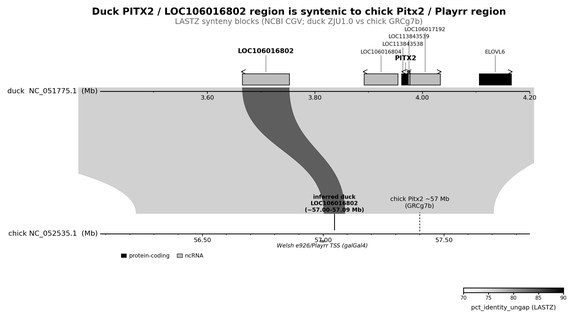
#> input picture figures/fig02_supp/panel_E_playrr_synteny.png, 574 x 318 px, shrunk from 2343 x 1299 before the run
$ python generate.py
#> lines starting #> are read from the running program, lines starting #| are printed output that depends on the picture
### figures/_shared/composite.py
"""Figure compositor — PDF-only, vector-preserving, globally consistent zoom.

Design rules (per 2026-04-16 session):
  1. Output is a single PDF per figure. No PNG composite. No per-panel PDF
     sidecars. SVG sources remain the only vector panel form on disk.
  2. Panels are never upscaled beyond their native size when the global
     scale factor would be >1 — instead we keep S=1 and let the page be as
     wide as the widest row at native size. If a caller forces a smaller
     target width, every panel scales down by the SAME factor so effective
     zoom is consistent across the whole figure.
  3. Missing panels are a hard error. No silent skipping.
  4. Labels are vector text drawn via matplotlib overlay merged with pypdf.
     A None entry in the labels grid means "this tile already has internal
     letters baked in" (sub-composite PNGs like panel_libqc) — compositor
     skips it.

The entry point is ``save_composite``. ``compose_pdf`` and
``_panel_to_pdf`` are the internals.
"""
from __future__ import annotations

import os
import tempfile
from typing import Optional

import matplotlib
matplotlib.use("Agg")
import matplotlib.pyplot as plt
from PIL import Image

from .layout import COMPOSITE_GAP_PT, panel_letter_font

try:
    import cairosvg  # type: ignore
except ImportError:  # pragma: no cover
    cairosvg = None

try:
    from pypdf import PdfReader, PdfWriter, Transformation  # type: ignore
except ImportError:  # pragma: no cover
    PdfReader = PdfWriter = Transformation = None  # type: ignore


# ── Pre-compose utility: stack multiple PNGs vertically into one ────────
# [20 lines left out: function stack_vertical, not called in this run]


# ── Panel → single-page PDF (vector for SVG, embedded raster for PNG) ────
def _panel_to_pdf(path: str, tmpdir: str) -> str:
    base = os.path.splitext(os.path.basename(path))[0]
    pdf_path = os.path.join(tmpdir, f"{base}.pdf")
    if path.lower().endswith(".svg"):
        if cairosvg is None:
            raise RuntimeError(f"cairosvg required to embed {path}")
        cairosvg.svg2pdf(url=path, write_to=pdf_path)
    elif path.lower().endswith(".pdf"):
        return path  # already a PDF; use directly
    else:
        img = Image.open(path)
        if img.mode == "RGBA":
            bg = Image.new("RGB", img.size, "white")
            bg.paste(img, mask=img.split()[3])
            img = bg
        else:
            img = img.convert("RGB")
        # Save at 300 DPI — native page size = pixels/300 inches
        img.save(pdf_path, "PDF", resolution=300.0)
    return pdf_path


# ── Vector label overlay (matplotlib → PDF) ──────────────────────────────
# [32 lines left out: function _draw_label_overlay, not called in this run]


# ── Core PDF composer ────────────────────────────────────────────────────
def compose_pdf(
    rows: list[list[str]],
    labels: Optional[list[list[Optional[str]]]],
    out_pdf: str,
    target_w_pt: Optional[float] = None,
    gap_pt: float = 12.0,
    label_size_pt: float = 10.0,
    label_pad_pt: float = 6.0,
    row_valign: Optional[list[str]] = None,
    label_gutter_pt: float = 0.0,
) -> None:
    """Compose a vector-preserving PDF figure.

    Args:
        rows: list of rows, each row a list of panel file paths. Rows may
            have different column counts.
        labels: list parallel to `rows`; each sublist parallel to the row.
            Entry is the outer letter to draw (e.g. "A") or None to skip
            (tile has internal letters baked in).
        out_pdf: destination .pdf path.
        target_w_pt: page width in PDF points. If None (default), page is
            sized to the widest row's native width (S=1 everywhere — no
            upscaling). If set, every panel scales by the SAME factor
            target_w_pt/widest_row_native_w so effective zoom is consistent
            across the whole figure.
        gap_pt: spacing between panels (horizontal) and rows (vertical).
        label_size_pt: font size for outer letter labels.
        label_pad_pt: label offset from top-left of the panel cell.
        row_valign: per-row vertical alignment for shorter panels within
            the row height.  Each entry is "center" (default — shorter
            panels sit vertically centered with equal whitespace above and
            below the content) or "top" (shorter panels flush with the
            letter label, whitespace falls at the bottom).  Length must
            match `rows` when provided; None means "center everywhere".
        label_gutter_pt: extra blank height reserved ABOVE every row that
            carries an outer letter, so the letter sits clear of panels
            whose PNG has no top-left margin (2026-09-07:
            figS16/figS17 letters overlapped the y-axis labels).
    """
    if PdfReader is None:
        raise RuntimeError(
            "pypdf is required for the PDF compositor. "
            "Activate the duckfig conda env or `pip install pypdf`.")

    # Hard-fail on missing panels — no silent skipping.
    missing = [p for row in rows for p in row if not os.path.exists(p)]
    if missing:
        joined = "\n  ".join(missing)
        raise FileNotFoundError(
            f"compose_pdf: {len(missing)} panel file(s) not found. "
            f"Cannot build {out_pdf}:\n  {joined}")

    with tempfile.TemporaryDirectory() as tmpdir:
        # Convert each panel to PDF; read native (width, height) in points.
        per_panel: list[list[tuple[str, float, float]]] = []
        for row in rows:
            row_entries: list[tuple[str, float, float]] = []
            for path in row:
                panel_pdf = _panel_to_pdf(path, tmpdir)
                reader = PdfReader(panel_pdf)
                page = reader.pages[0]
                w = float(page.mediabox.width)
                h = float(page.mediabox.height)
                row_entries.append((panel_pdf, w, h))
            per_panel.append(row_entries)

        # Widest row's native width drives the global scale factor.
        row_native_widths: list[float] = []
        for row in per_panel:
            if not row:
                row_native_widths.append(0.0)
                continue
            n = len(row)
            w = sum(panel_w for _, panel_w, _ in row) + gap_pt * (n - 1)
            row_native_widths.append(w)
        max_row_w = max(row_native_widths) if row_native_widths else 1.0
        if target_w_pt is None:
            target_w_pt = max_row_w
        S = target_w_pt / max_row_w if max_row_w > 0 else 1.0

        # Scaled row heights (vertical extent in output page), plus the
        # label gutter on rows that carry an outer letter.
        row_gutter_pt: list[float] = [
            label_gutter_pt if (labels is not None and i < len(labels)
                                and any(labels[i])) else 0.0
            for i in range(len(per_panel))]
        row_heights_pt: list[float] = []
        for row, gutter in zip(per_panel, row_gutter_pt):
            if not row:
                row_heights_pt.append(0.0)
                continue
            row_heights_pt.append(max(h for _, _, h in row) * S + gutter)

        n_nonempty = sum(1 for h in row_heights_pt if h > 0)
        total_h_pt = sum(row_heights_pt) + gap_pt * max(0, n_nonempty - 1)

        writer = PdfWriter()
        master_page = writer.add_blank_page(
            width=target_w_pt, height=total_h_pt)

        # Place panels (pypdf origin is bottom-left).
        label_positions: list[tuple[float, float, str]] = []
        y_top = total_h_pt
        for row_idx, (row, row_h) in enumerate(zip(per_panel, row_heights_pt)):
            if not row:
                continue
            y_top -= row_h  # y_top now = bottom of this row
            # Center-align the row within the page. Rows whose panels do
            # not sum to the page width (e.g. two half-width panels next
            # to a W_FULL panel on another row) were previously pinned
            # flush-left, producing asymmetric right-side whitespace.
            row_native_w = row_native_widths[row_idx]
            x_left = (target_w_pt - row_native_w * S) / 2
            # Per-row vertical alignment (center by default).  "top" pins
            # the content top-edge to the row top (directly under the
            # letter label); "center" leaves equal whitespace above and
            # below.  Labels always draw at the row top regardless of
            # content alignment — they anchor the panel cell, not the
            # content itself.
            valign = "center"
            if row_valign is not None and row_idx < len(row_valign):
                valign = row_valign[row_idx]

            for col_idx, (panel_pdf, w, h) in enumerate(row):
                reader = PdfReader(panel_pdf)
                panel_page = reader.pages[0]
                scaled_w = w * S
                scaled_h = h * S
                content_h = row_h - row_gutter_pt[row_idx]
                if valign == "top":
                    y_offset = y_top + (content_h - scaled_h)
                else:  # "center"
                    y_offset = y_top + (content_h - scaled_h) / 2
                transform = (Transformation()
                             .scale(S, S)
                             .translate(x_left, y_offset))
                master_page.merge_transformed_page(panel_page, transform)

                # Collect label for overlay
                lbl: Optional[str] = None
                if labels is not None and row_idx < len(labels):
                    row_labels = labels[row_idx]
                    if col_idx < len(row_labels):
                        lbl = row_labels[col_idx]
                if lbl:
                    label_y_pt = y_top + row_h - label_pad_pt
                    label_positions.append(
                        (x_left + label_pad_pt, label_y_pt, lbl))

                # Gaps scale with S, matching the row-width/centring maths
                # above (row_native_w includes native gaps). No-op at S == 1.
                x_left += scaled_w + gap_pt * S
            y_top -= gap_pt

        # Overlay vector labels
        if label_positions:
            overlay_path = os.path.join(tmpdir, "_labels.pdf")
            _draw_label_overlay(
                label_positions, target_w_pt, total_h_pt,
                overlay_path, label_size_pt)
            overlay_reader = PdfReader(overlay_path)
            master_page.merge_page(overlay_reader.pages[0])

        with open(out_pdf, "wb") as f:
            writer.write(f)

    # Summary line
    dims = f"{target_w_pt:.0f}x{total_h_pt:.0f} pt ({target_w_pt/72:.2f}x{total_h_pt/72:.2f} in)"
    n_panels = sum(len(row) for row in rows)
    n_labels = len(label_positions)
    print(f"  Saved: {out_pdf} [{dims}, {n_panels} panels, {n_labels} labels, scale={S:.3f}]")


# ── Public entry point ───────────────────────────────────────────────────
def save_composite(
    rows: list[list[str]],
    out_pdf: str,
    labels: Optional[list[list[Optional[str]]]] = None,
    target_w_pt: Optional[float] = None,
    gap_pt: float = 12.0,
    label_size_pt: float = 10.0,
    label_pad_pt: float = 6.0,
    row_valign: Optional[list[str]] = None,
    label_gutter_pt: float = 0.0,
) -> None:
    """Assemble rows of panel paths (PNG/SVG/PDF) into a composite PDF.

    This is the single entry point used by every fig*/generate.py. PNG
    composites are not produced — the PDF is the publication artifact and
    the reviewable deliverable.

    Missing panel files raise FileNotFoundError — no silent skipping.

    Set `target_w_pt=None` (default) for "native-size" output: the page is
    as wide as the widest row's native width, every panel at its native
    scale (S=1). Pass an explicit value (e.g. 540 for a 7.5-inch page) to
    force a specific page width; every panel scales by the SAME factor.

    `row_valign` per-row list of "center" (default) or "top".  Use "top"
    only when a short panel genuinely benefits from anchoring under its
    letter label (e.g. a companion schematic next to a wide data plot).
    Most rows look more balanced with "center".
    """
    compose_pdf(
        rows=rows,
        labels=labels,
        out_pdf=out_pdf,
        target_w_pt=target_w_pt,
        gap_pt=gap_pt,
        label_size_pt=label_size_pt,
        label_pad_pt=label_pad_pt,
        row_valign=row_valign,
        label_gutter_pt=label_gutter_pt,
    )

### figures/fig02_supp/generate.py
#!/usr/bin/env python3
"""FigS02 compositor: extended laterality and developmental trajectory (PDF only).

Layout — 2x2 grid, letters A→B→C→D→E→F in reading order (left-to-right,
top-to-bottom):
  Row 1: panel_AB_sampling_balance.png (A+B internal) | panel_C_laterality_extended.png
  Row 2: panel_D_dotplot_extended.png                 | [panel_E_playrr_synteny.png
                                                         over panel_F_trough_composition.png]

Panel F (2026-10-14; HH17/16 left/right cell composition, plot-only
generate_trough_composition.py) fills the slot that sat empty below E.  E and F
are stacked into one tile (a temporary PDF built by the same compositor, so F's
letter is the same vector house face); the tile is exactly E's width and no
taller than D, so the page size and the placement of A-E are unchanged
(asserted below).

Panel E supports the PLAYRR* column introduced in panel D — duck<->chick
LASTZ synteny placing duck LOC106016802 at the chick e926 / Playrr TSS
position (Welsh et al. 2015).  See generate_playrr_synteny.py.

2026-08-24 recompose: the per-genotype 4-metric L/R-inference evidence
matrix (old panel D, `panel_D_lr_inference.png`) was dropped from the
figure — that content is now supplementary Table S4.  Its producer
(`generate_lr_inference.py`) and PNG stay on disk for provenance and for
figS03 panel C's shared renderer, but are no longer composited.  Old E→D,
old F→E; the single-column stack became a 2-column grid (the stack left
~1/3 of a letter page blank).

Older history: the L-vs-R total-cell-count scatter was dropped (same
information as the per-library cell counts) and the L-vs-R G2M-fraction
scatter was folded into the dotplot as G1/S/G2M phase-fraction columns,
gaining d2g subcluster granularity.
"""
import os
import sys
import tempfile

HERE = os.path.dirname(os.path.abspath(__file__))
sys.path.insert(0, os.path.join(HERE, ".."))

from PIL import Image  # noqa: E402

from _shared.composite import compose_pdf, save_composite  # noqa: E402
from _shared.layout import COMPOSITE_GAP_PT, DPI  # noqa: E402


def _native_pt(png: str) -> tuple[float, float]:
    """Native size in points of a 300-dpi panel PNG (as the compositor places it)."""
    w, h = Image.open(png).size
#> w = 574; h = 318
    return w / DPI * 72.0, h / DPI * 72.0


def build_ef_tile(e_png: str, f_png: str, d_png: str, out_pdf: str) -> None:
    """Stack E over F into one tile PDF, lettering F with the house face.

    Fails loud if F is wider than E or if E + gap + F is taller than D: either
    would grow row 2 and move every other panel.
    """
    e_w, e_h = _native_pt(e_png)
#> e_w = 137.8; e_h = 76.32
    f_w, f_h = _native_pt(f_png)
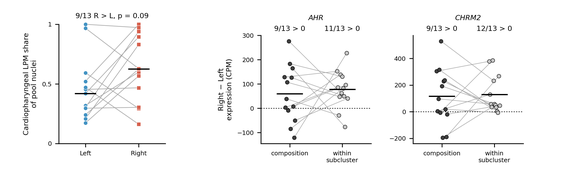
#> input picture figures/fig02_supp/panel_F_trough_composition.png, 574 x 173 px, shrunk from 2343 x 705 before the run
#> in _native_pt (call 2), `w, h = Image.open(png).size`: h = 173
#> f_w = 137.8; f_h = 41.52
    _, d_h = _native_pt(d_png)
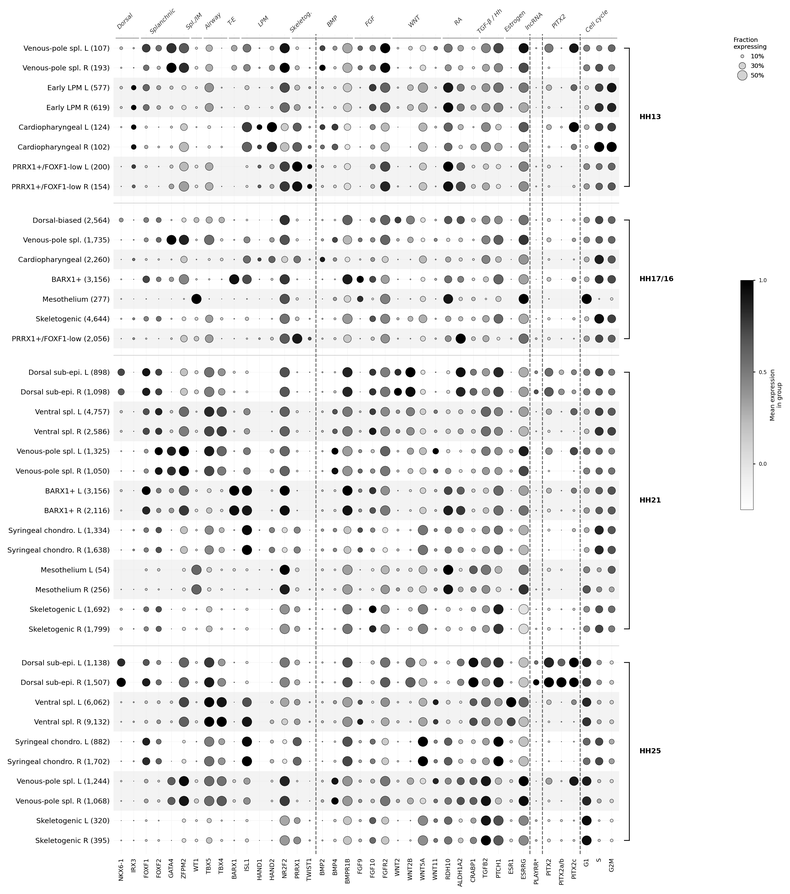
#> input picture figures/fig02_supp/panel_D_dotplot_extended.png, 790 x 894 px, shrunk from 3223 x 3647 before the run
#> in _native_pt (call 3), `w, h = Image.open(png).size`: w = 790; h = 894
#> d_h = 214.6
    if f_w > e_w + 1e-6:
        raise RuntimeError(f"panel F ({f_w:.1f} pt) is wider than panel E ({e_w:.1f} pt)")
    if e_h + COMPOSITE_GAP_PT + f_h > d_h + 1e-6:
        raise RuntimeError(f"E+F tile ({e_h + COMPOSITE_GAP_PT + f_h:.1f} pt) is taller "
                           f"than panel D ({d_h:.1f} pt): the page would grow")
    compose_pdf(rows=[[e_png], [f_png]], labels=[[None], ["F"]], out_pdf=out_pdf,
                gap_pt=COMPOSITE_GAP_PT, row_valign=["top", "top"])
#> in _panel_to_pdf, img is the input picture: PIL image 574x318 RGBA; mean R, G, B, A 231.4, 231.4, 231.4, 255
#> in _panel_to_pdf, `bg = Image.new("RGB", img.size, "white")`: bg: PIL image 574x318 RGB; every value is 255
#> (the call stopped at in compose_pdf, `reader = PdfReader(panel_pdf)`: pypdf is not available in this run)


def main():
    d_png = os.path.join(HERE, "panel_D_dotplot_extended.png")
    e_png = os.path.join(HERE, "panel_E_playrr_synteny.png")
    f_png = os.path.join(HERE, "panel_F_trough_composition.png")
    out_pdf = os.path.join(HERE, "..", "fig02_supp.pdf")
    with tempfile.TemporaryDirectory() as tmp:
        # E over F: a transient tile, never written next to the panels (PDF
        # panels are not kept on disk; only the composite is a PDF).
        ef_tile = os.path.join(tmp, "tile_EF.pdf")
        build_ef_tile(e_png, f_png, d_png, ef_tile)
        rows = [
            [os.path.join(HERE, "panel_AB_sampling_balance.png"),
             os.path.join(HERE, "panel_C_laterality_extended.png")],
            [d_png, ef_tile],
        ]
        labels = [
            [None, "C"],    # AB: internal A,B — C outer (laterality extended)
            ["D", "E"],     # dotplot | synteny (E; F lettered inside the tile)
        ]
        # Short panels flush with their letter label; whitespace falls at the
        # bottom of the cell rather than being split above and below.
        row_valign = ["top", "top"]
        save_composite(rows, out_pdf=out_pdf, labels=labels, row_valign=row_valign)


if __name__ == "__main__":
#> (the run stopped early here; a loop or call above may not have finished)
